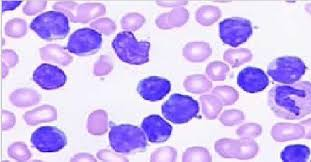
#> input picture everythingElse/burple.jpg, 311 x 162 px
$ python erosionDilation.py
#> lines starting #> are read from the running program, lines starting #| are printed output that depends on the picture; after the words box and inside, x2 and y2 are one past the last pixel; in counts of white or black regions, pixels touching at a corner belong together
# Python program to demonstrate erosion and
# dilation of images.
import numpy as np
import cv2
import json
from matplotlib import pyplot as plt

#from scratch
def read_this(image_file):
#> called with image_file = 'burple.jpg'
    image_src = cv2.imread(image_file, 0)
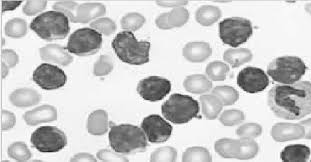
#> image_src: shape (162, 311); min 26, max 255, mean 201.5
    return image_src

def convert_binary(image_src, thresh_val):
#> called with thresh_val = 127
    color_1 = 255
    color_2 = 0
    initial_conv = np.where((image_src <= thresh_val), image_src, color_1)
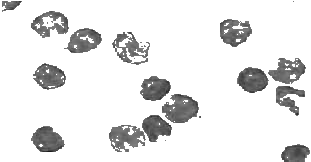
#> initial_conv: shape (162, 311); min 26, max 255, mean 230.5
    final_conv = np.where((initial_conv > thresh_val), initial_conv, color_2)
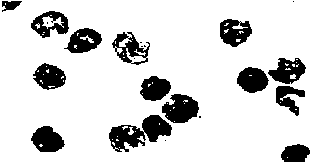
#> final_conv: shape (162, 311); 84% white; 22 black regions (8 under 20 px), largest, box (x1, y1, x2, y2) and area: (109, 115, 172, 152) 1147, (162, 94, 199, 123) 749, (31, 126, 65, 152) 616
    return final_conv

def binarize_this(image_file, thresh_val=127):
    image_src = read_this(image_file=image_file)
    image_b = convert_binary(image_src=image_src, thresh_val=thresh_val)
    return image_b


def erode_lib(image_file, level=3, with_plot=True):
    level = 3 if level < 3 else level
    image_src = binarize_this(image_file=image_file)
    # library method
    image_eroded = cv2.erode(src=image_src, kernel=np.ones((level, level)), iterations=1)
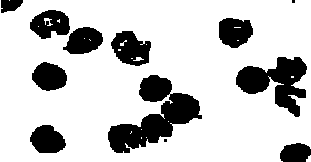
#> image_eroded: shape (162, 311); 78.6% white; 12 black regions (2 under 20 px), largest, box (x1, y1, x2, y2) and area: (108, 75, 202, 153) 3143, (236, 57, 307, 117) 2120, (111, 31, 151, 66) 928

    if with_plot:
        cmap_val = 'gray'
        fig, (ax1, ax2) = plt.subplots(nrows=1, ncols=2, figsize=(10, 20))

        ax1.axis("off")
        ax1.title.set_text('Original')

        ax2.axis("off")
        ax2.title.set_text("Eroded - {}".format(level))

        ax1.imshow(image_src, cmap=cmap_val)
        ax2.imshow(image_eroded, cmap=cmap_val)
        plt.show()
        return True
    return image_eroded

erode_lib(image_file='burple.jpg', level=3, with_plot=True)

# # Reading the input image
# img = cv2.imread('greyscale.png', 0)

# # Taking a matrix of size 5 as the kernel
# kernel = np.ones((5, 5), np.uint8)

# # The first parameter is the original image,
# # kernel is the matrix with which image is
# # convolved and third parameter is the number
# # of iterations, which will determine how much
# # you want to erode/dilate a given image.
# img_erosion = cv2.erode(img, kernel, iterations=1)
# img_dilation = cv2.dilate(img, kernel, iterations=1)

# cv2.imshow('Input', img)
# cv2.imshow('Erosion', img_erosion)
# cv2.imshow('Dilation', img_dilation)

# cv2.waitKey(0)
